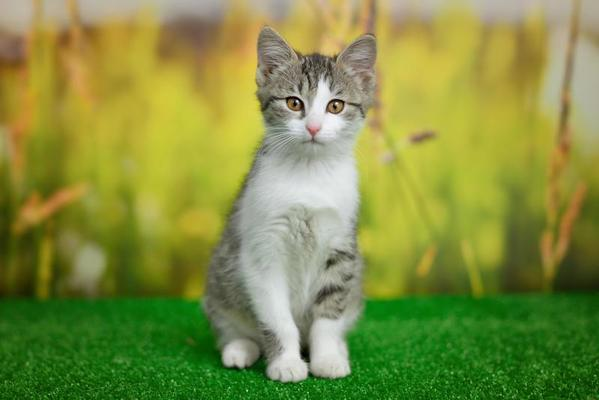
#> input picture Photos/cat.jpg, 599 x 400 px
$ python gradient.py
#> lines starting #> are read from the running program, lines starting #| are printed output that depends on the picture; after the words box and inside, x2 and y2 are one past the last pixel; in counts of white or black regions, pixels touching at a corner belong together
import cv2 as cv
import numpy as np

image= cv.imread('Photos/cat.jpg')
#> image is the input picture: shape (400, 599, 3); mean B, G, R 66, 142.6, 129.7
cv.imshow('Image', image)

gray= cv.cvtColor(image, cv.COLOR_BGR2GRAY)
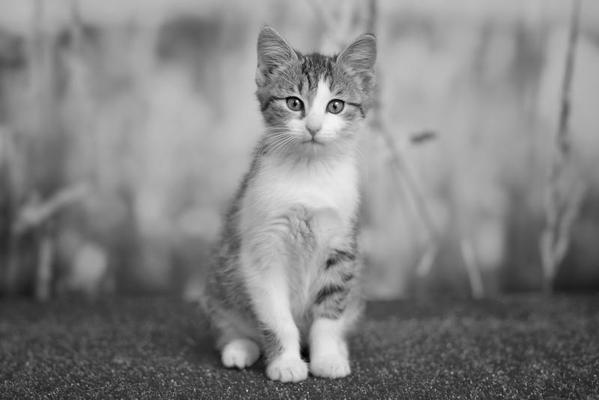
#> gray: shape (400, 599); min 0, max 250, mean 130
cv.imshow('Gray Cat', gray)

#laplacian
lap= cv.Laplacian(gray, cv.CV_64F)
lap= np.uint8(np.absolute(lap))
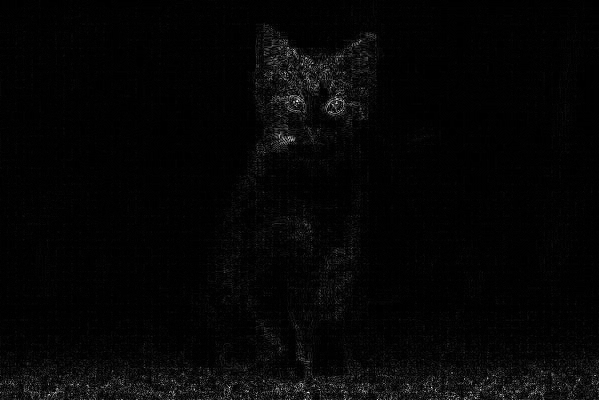
#> lap: shape (400, 599); min 0, max 255, mean 5.5
cv.imshow('Laplacian', lap)

#Sobel
sobelx= cv.Sobel(gray, cv.CV_64F,1,0)
sobely= cv.Sobel(gray, cv.CV_64F,0,1)
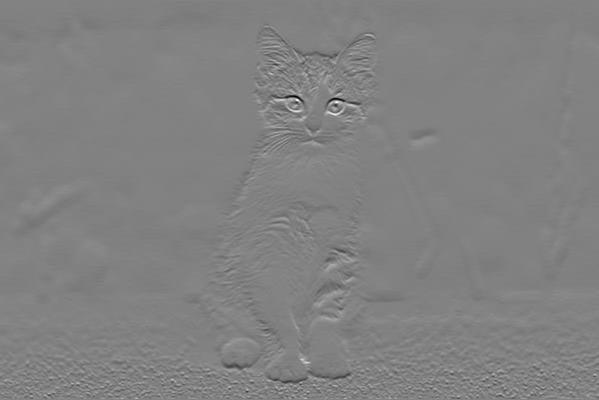
#> sobely: shape (400, 599) float64; min -731, max 702, mean -2.2; drawn with min black and max white
combined_sobel= cv.bitwise_or(sobelx, sobely)
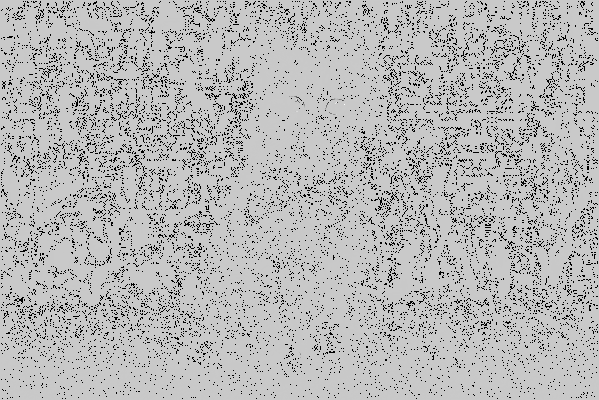
#> combined_sobel: shape (400, 599) float64; 8.89% of the values are NaN or infinite; the others: min -121728, max 32608, mean -49.91; drawn with min black, max white, NaN and infinite black

cv.imshow('Sobel X', sobelx)
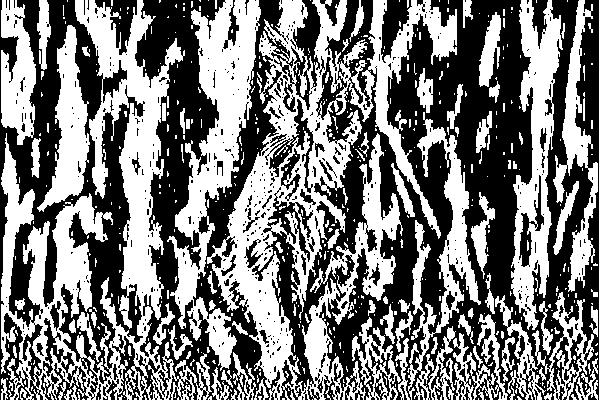
#> window 'Sobel X': shape (400, 599); 47.9% white; 528 white regions (428 under 20 px), largest, box (x1, y1, x2, y2) and area: (207, 0, 457, 400) 31657, (1, 0, 212, 400) 26381, (167, 0, 261, 371) 12011
cv.imshow('Sobel Y', sobely)
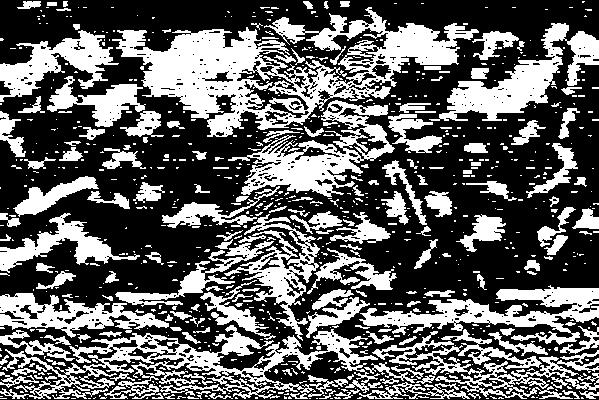
#> window 'Sobel Y': shape (400, 599); 38.3% white; 845 white regions (662 under 20 px), largest, box (x1, y1, x2, y2) and area: (112, 7, 479, 137) 16960, (0, 325, 380, 399) 8737, (228, 100, 395, 197) 5469
cv.imshow('Combined Sobel', combined_sobel)
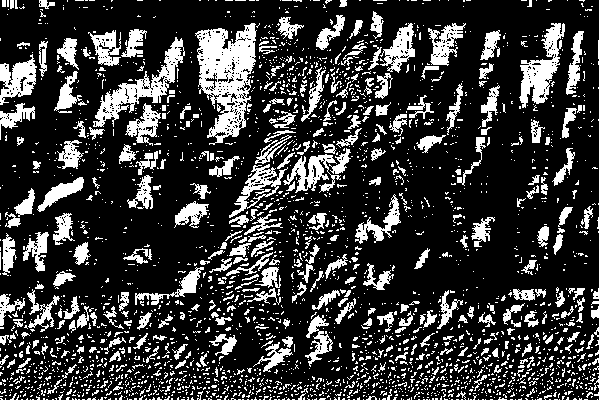
#> window 'Combined Sobel': shape (400, 599); 22.2% white; 2729 white regions (2397 under 20 px), largest, box (x1, y1, x2, y2) and area: (195, 23, 257, 145) 4043, (93, 37, 185, 127) 1999, (519, 23, 565, 108) 1632

cv.waitKey(0)

$ run again, with Photos/mul.jpg copied over Photos/cat.jpg
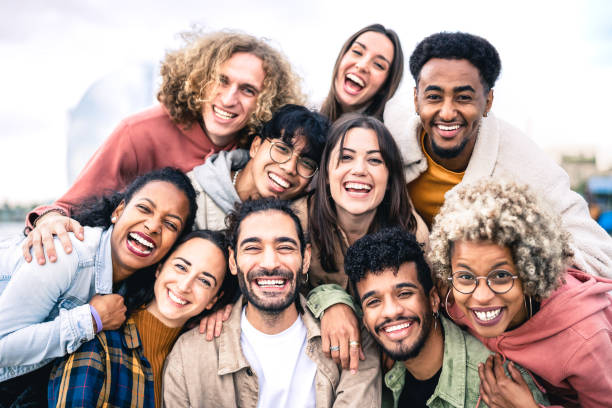
#> input picture Photos/mul.jpg, 612 x 408 px
#> image is the input picture: shape (408, 612, 3); mean B, G, R 156.2, 161.2, 181.9
#> `cv.imshow('Sobel X', sobelx)`:
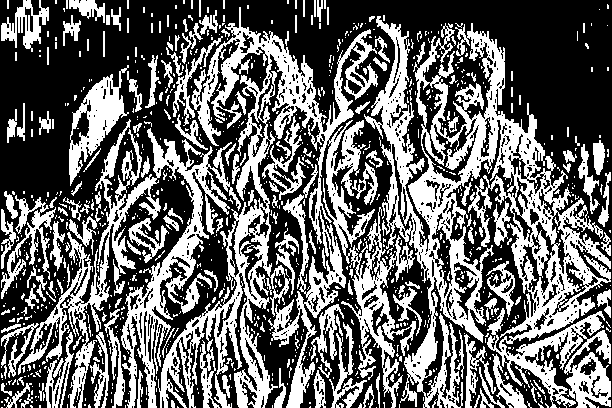
#> window 'Sobel X': shape (408, 612); 40.5% white; 942 white regions (767 under 20 px), largest, box (x1, y1, x2, y2) and area: (364, 16, 611, 408) 31427, (158, 7, 416, 408) 27028, (18, 119, 241, 408) 12984
#> `cv.imshow('Combined Sobel', combined_sobel)`:
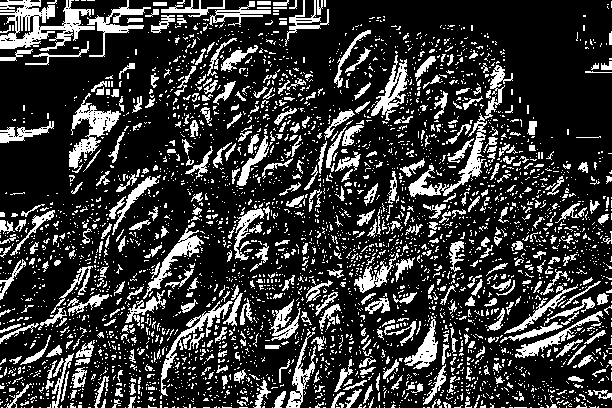
#> window 'Combined Sobel': shape (408, 612); 21.8% white; 3647 white regions (3193 under 20 px), largest, box (x1, y1, x2, y2) and area: (0, 0, 95, 51) 2256, (408, 65, 513, 197) 1638, (69, 93, 121, 169) 1256

$ run again, with Photos/my.jpg copied over Photos/cat.jpg
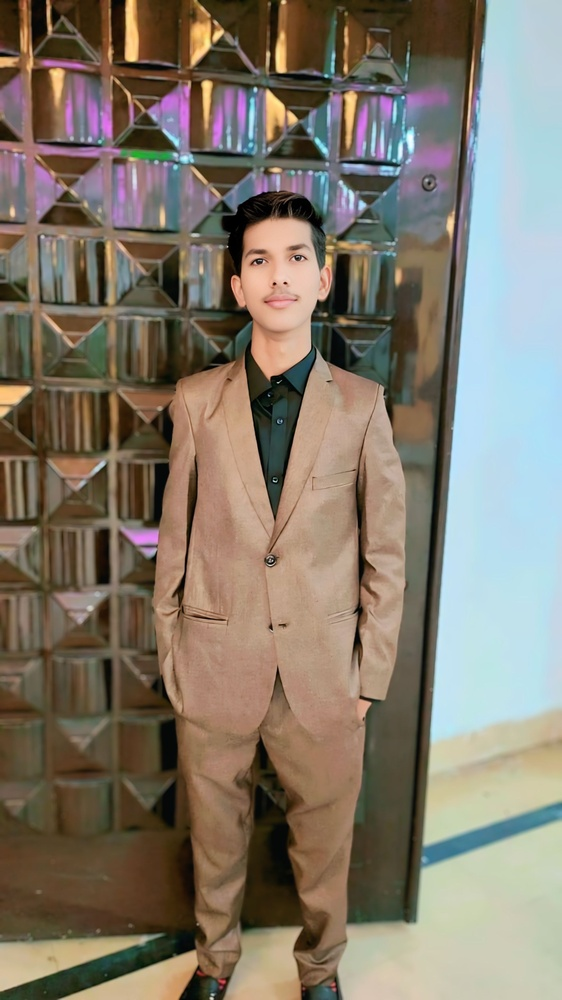
#> input picture Photos/my.jpg, 562 x 1000 px, shrunk from 1755 x 3120 before the run
#> image is the input picture: shape (1000, 562, 3); mean B, G, R 107.6, 121.5, 130.8
#> `cv.imshow('Sobel X', sobelx)`:
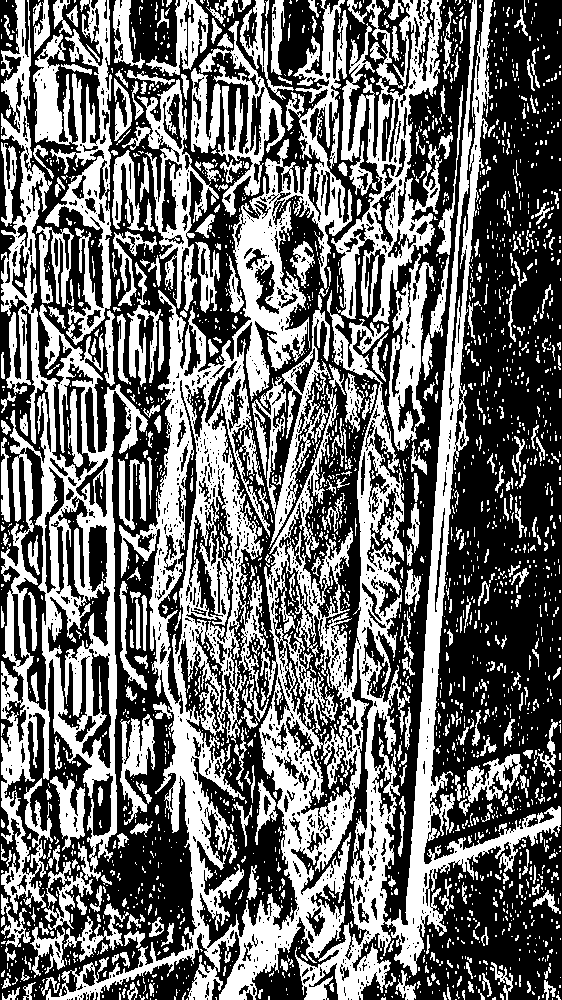
#> window 'Sobel X': shape (1000, 562); 42.8% white; 2525 white regions (2090 under 20 px), largest, box (x1, y1, x2, y2) and area: (46, 0, 561, 1000) 103335, (1, 0, 148, 914) 33344, (331, 0, 442, 324) 12639
#> `cv.imshow('Combined Sobel', combined_sobel)`:
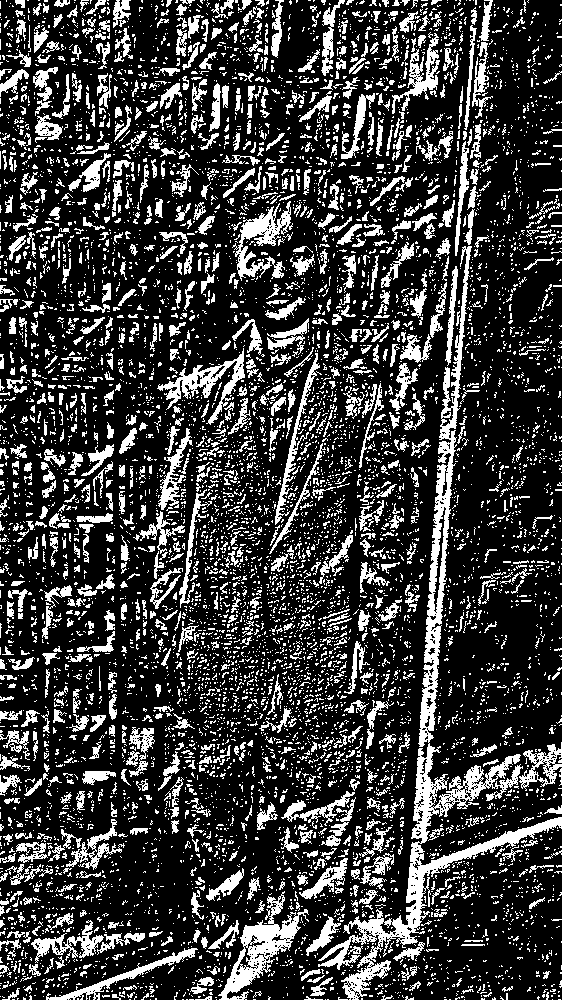
#> window 'Combined Sobel': shape (1000, 562); 23.3% white; 8188 white regions (7084 under 20 px), largest, box (x1, y1, x2, y2) and area: (318, 246, 562, 1000) 13208, (218, 891, 309, 1000) 2710, (232, 201, 293, 281) 1716
